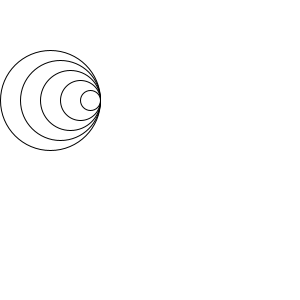
Frame 1 (no input)
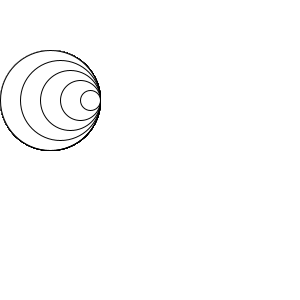
Frame 60 (the mouse pressed at the canvas centre just before this capture)
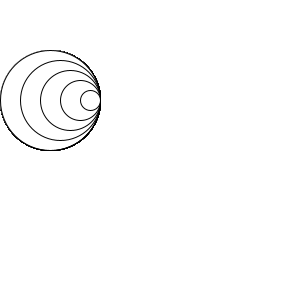
Frame 120 (the mouse held since frame 60 and released just before this capture)

The Processing sketch that drew these frames (run headless with seeded random() and noise(); from frame 60 on, the mouse is pressed at the canvas centre):

// Processing sketch: H09_Opd6
// ── H09_Opd6.pde
void setup(){
size(300,300);
background(255,255,255);
}

void draw(){
drawCirkel(100,5);
}

void drawCirkel(int sizeC, int aantal){
  for(int i = 0;i <= 5;i++){
   ellipse(100 - sizeC/2, 100, sizeC, sizeC);
   sizeC -= 20;
  }
}
